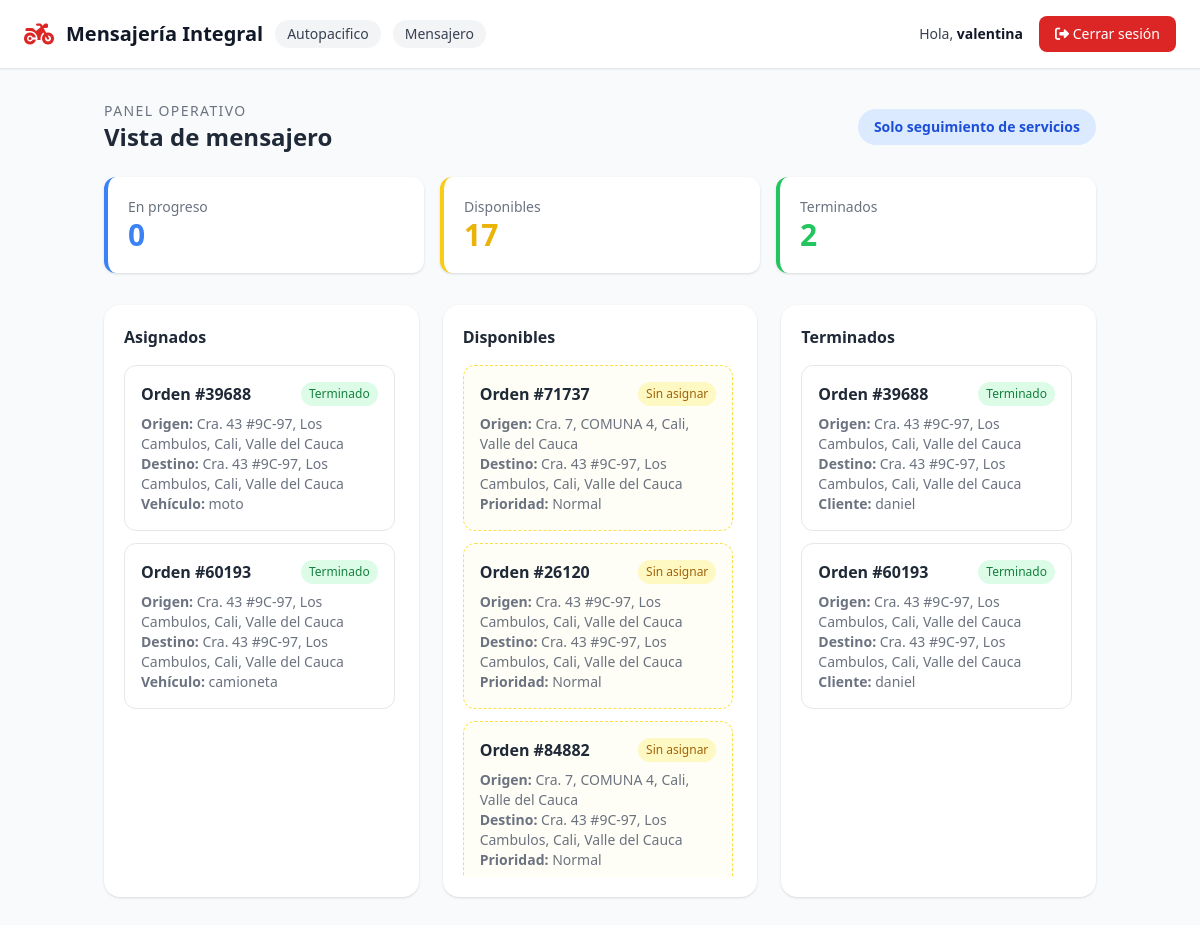
Page /mensajero/ (signed in) on the earlier database version.
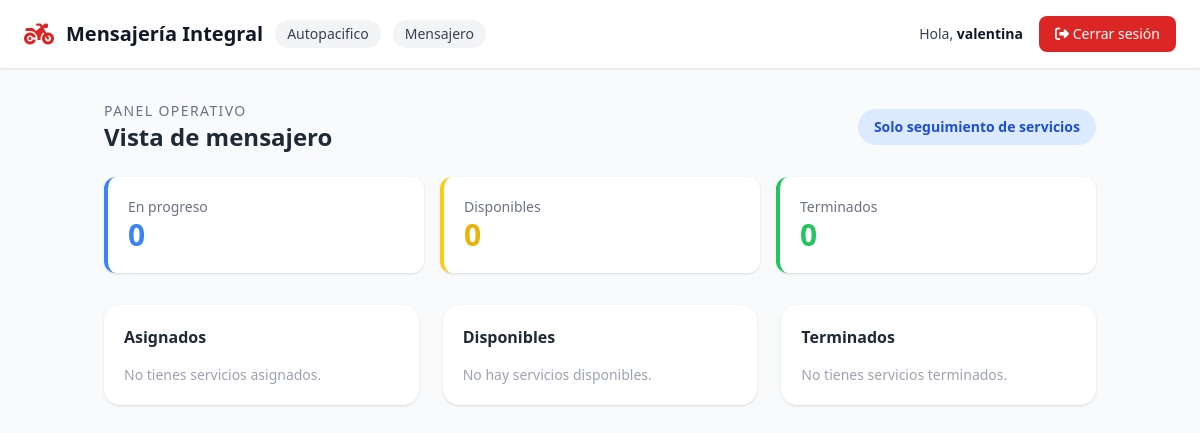
Same page on the later database version.
### servicios/models.py (models this page shows, shortened)
class Servicio(models.Model):
    ESTADO_CHOICES = [
        ('sin_asignar', 'Sin asignar'),
        ('en_progreso', 'En progreso'),
        ('terminado', 'Terminado'),
    ]
    PRIORIDAD_CHOICES = [
        ('normal', 'Normal'),
        ('alta', 'Alta'),
    ]
    empresa = models.ForeignKey(
        Empresa,
        on_delete=models.CASCADE,
        related_name='servicios',
        null=True,
        blank=True,
    )
    creado_por = models.ForeignKey(
        Usuario,
        on_delete=models.SET_NULL,
        null=True,
        blank=True,
        related_name='servicios_creados'
    )
    cliente = models.ForeignKey(
        Usuario,
        on_delete=models.CASCADE,
        related_name='servicios_cliente'
    )
    mensajero = models.ForeignKey(
        Usuario,
        on_delete=models.SET_NULL,
        null=True,
        blank=True,
        related_name='servicios_mensajero'
    )
    orden = models.CharField(max_length=20, unique=True, db_index=True)
    descripcion = models.TextField(blank=True)
    sede = models.CharField(max_length=100, blank=True)
    area = models.CharField(max_length=100, blank=True)
    nombre_solicitante = models.CharField(max_length=150, blank=True)
    telefono_solicitante = models.CharField(max_length=30, blank=True)
    ciudad_origen = models.CharField(max_length=100, blank=True)
    ciudad_destino = models.CharField(max_length=100, blank=True)
    origen = models.TextField()
    destino = models.TextField()
    fecha_entrega_deseada = models.DateField(null=True, blank=True)
    nombre_quien_recibe = models.CharField(max_length=150, blank=True)
    telefono_quien_recibe = models.CharField(max_length=30, blank=True)
    tipo_servicio = models.CharField(max_length=100, blank=True)
    tipo_pago = models.CharField(max_length=100, blank=True)
    descripcion_pago = models.TextField(blank=True)
    tipo_recorrido = models.CharField(max_length=100, blank=True)
    tipo_vehiculo = models.CharField(max_length=50)
    prioridad = models.CharField(max_length=10, choices=PRIORIDAD_CHOICES, default='normal')
    estado = models.CharField(max_length=20, choices=ESTADO_CHOICES, default='sin_asignar', db_index=True)
    fecha_creacion = models.DateTimeField(auto_now_add=True, db_index=True)
    origen_lat = models.DecimalField(max_digits=9, decimal_places=6, null=True, blank=True)
    origen_lng = models.DecimalField(max_digits=9, decimal_places=6, null=True, blank=True)
    destino_lat = models.DecimalField(max_digits=9, decimal_places=6, null=True, blank=True)
    destino_lng = models.DecimalField(max_digits=9, decimal_places=6, null=True, blank=True)
    mensajero_lat = models.DecimalField(max_digits=9, decimal_places=6, null=True, blank=True)
    mensajero_lng = models.DecimalField(max_digits=9, decimal_places=6, null=True, blank=True)
    mensajero_ubicacion_actualizada_en = models.DateTimeField(null=True, blank=True)
    def tiene_mapa(self):
        return any([
            self.origen_lat is not None and self.origen_lng is not None,
            self.destino_lat is not None and self.destino_lng is not None,
            self.mensajero_lat is not None and self.mensajero_lng is not None,
        ])
    class Meta:
        verbose_name = "Servicio"
        verbose_name_plural = "Servicios"

### usuarios/models.py (models this page shows, shortened)
class Usuario(AbstractUser):
    ROL_CHOICES = [
        ('coordinador', 'Coordinador'),
        ('cliente', 'Cliente'),
        ('mensajero', 'Mensajero'),
    ]
    rol = models.CharField(max_length=20, choices=ROL_CHOICES)
    telefono = models.CharField(max_length=20, blank=True)
    foto_perfil = models.ImageField(upload_to='perfiles/', blank=True, null=True)
    empresa = models.ForeignKey(
        Empresa,
        on_delete=models.SET_NULL,
        null=True,
        blank=True,
        related_name='usuarios'
    )
    class Meta:
        verbose_name = "Usuario"
        verbose_name_plural = "Usuarios"

### dashboard/views.py (the view)
# urls.py: path('mensajero/', views.mensajero_inicio, name='mensajero_inicio'),
@login_required
def mensajero_inicio(request):
    if request.user.rol != 'mensajero':
        return _redirigir_dashboard(request.user)
    servicios = _servicios_empresa(request.user)
    asignados = servicios.filter(mensajero=request.user)
    disponibles = servicios.filter(estado='sin_asignar')
    terminados = servicios.filter(mensajero=request.user, estado='terminado')
    context = {
        'asignados': asignados,
        'disponibles': disponibles,
        'terminados': terminados,
        'en_progreso': asignados.filter(estado='en_progreso').count(),
        'sin_asignar': disponibles.count(),
        'terminados_count': terminados.count(),
    }
    return render(request, 'dashboard/mensajero_inicio.html', context)

### dashboard/context_processors.py (called while the page is built)
def google_maps(request):
    return {
        'google_maps_api_key': getattr(settings, 'GOOGLE_MAPS_API_KEY', ''),
    }

### dashboard/templates/dashboard/mensajero_inicio.html (shortened to what the changed rows need)
{% extends 'dashboard/base.html' %}
{% load l10n %}
{% block content %}
<div class="flex justify-between items-center mb-6">
    <div>
        <h1 class="text-2xl font-bold text-gray-800">Vista de mensajero</h1>
    </div>
</div>
<div class="grid grid-cols-1 md:grid-cols-3 gap-4 mb-8">
    <div class="bg-white rounded-xl shadow p-5 border-l-4 border-yellow-400">
        <p class="text-gray-500 text-sm">Disponibles</p>
        <p class="text-3xl font-bold text-yellow-500">{{ sin_asignar }}</p>
    </div>
    <div class="bg-white rounded-xl shadow p-5 border-l-4 border-green-500">
        <p class="text-gray-500 text-sm">Terminados</p>
        <p class="text-3xl font-bold text-green-500">{{ terminados_count }}</p>
    </div>
</div>
<div class="grid grid-cols-1 lg:grid-cols-3 gap-6">
    <section class="bg-white rounded-2xl shadow p-5">
        <h2 class="font-bold text-gray-800 mb-4">Asignados</h2>
        <div class="space-y-3 max-h-[32rem] overflow-auto pr-1">
            {% for servicio in asignados %}
            <article class="border rounded-xl p-4">
                <div class="flex justify-between gap-3 mb-2">
                    <strong class="text-gray-800">Orden #{{ servicio.orden }}</strong>
                    <span class="text-xs px-2 py-1 rounded-full {% if servicio.estado == 'en_progreso' %}bg-blue-100 text-blue-700{% else %}bg-green-100 text-green-700{% endif %}">
                        {{ servicio.get_estado_display }}
                    </span>
                </div>
                <p class="text-sm text-gray-500"><strong>Origen:</strong> {{ servicio.origen }}</p>
                <p class="text-sm text-gray-500"><strong>Destino:</strong> {{ servicio.destino }}</p>
                <p class="text-sm text-gray-500"><strong>Vehículo:</strong> {{ servicio.tipo_vehiculo }}</p>
            </article>
            {% empty %}
            <p class="text-sm text-gray-400">No tienes servicios asignados.</p>
            {% endfor %}
        </div>
    </section>
    <section class="bg-white rounded-2xl shadow p-5">
        <h2 class="font-bold text-gray-800 mb-4">Disponibles</h2>
        <div class="space-y-3 max-h-[32rem] overflow-auto pr-1">
            {% for servicio in disponibles %}
            <article class="border rounded-xl p-4 border-dashed border-yellow-300 bg-yellow-50/40">
                <div class="flex justify-between gap-3 mb-2">
                    <strong class="text-gray-800">Orden #{{ servicio.orden }}</strong>
                    <span class="text-xs px-2 py-1 rounded-full bg-yellow-100 text-yellow-700">Sin asignar</span>
                </div>
                <p class="text-sm text-gray-500"><strong>Origen:</strong> {{ servicio.origen }}</p>
                <p class="text-sm text-gray-500"><strong>Destino:</strong> {{ servicio.destino }}</p>
                <p class="text-sm text-gray-500"><strong>Prioridad:</strong> {{ servicio.get_prioridad_display }}</p>
            </article>
            {% empty %}
            <p class="text-sm text-gray-400">No hay servicios disponibles.</p>
            {% endfor %}
        </div>
    </section>
    <section class="bg-white rounded-2xl shadow p-5">
        <h2 class="font-bold text-gray-800 mb-4">Terminados</h2>
        <div class="space-y-3 max-h-[32rem] overflow-auto pr-1">
            {% for servicio in terminados %}
            <article class="border rounded-xl p-4">
                <div class="flex justify-between gap-3 mb-2">
                    <strong class="text-gray-800">Orden #{{ servicio.orden }}</strong>
                    <span class="text-xs px-2 py-1 rounded-full bg-green-100 text-green-700">Terminado</span>
                </div>
                <p class="text-sm text-gray-500"><strong>Origen:</strong> {{ servicio.origen }}</p>
                <p class="text-sm text-gray-500"><strong>Destino:</strong> {{ servicio.destino }}</p>
                <p class="text-sm text-gray-500"><strong>Cliente:</strong> {{ servicio.cliente.get_full_name|default:servicio.cliente.username }}</p>
            </article>
            {% empty %}
            <p class="text-sm text-gray-400">No tienes servicios terminados.</p>
            {% endfor %}
        </div>
    </section>
</div>
{% endblock %}

Differences in the rows shown:
removed Servicio: orden "39688", estado "Terminado", origen "Cra. 43 #9C-97, Los Cambulos, Cali, Valle del Cauca", destino "Cra. 43 #9C-97, Los Cambulos, Cali, Valle del Cauca", tipo_vehiculo "moto", cliente.get_full_name "daniel"
removed Servicio: orden "60193", estado "Terminado", origen "Cra. 43 #9C-97, Los Cambulos, Cali, Valle del Cauca", destino "Cra. 43 #9C-97, Los Cambulos, Cali, Valle del Cauca", tipo_vehiculo "camioneta", cliente.get_full_name "daniel"
removed Servicio: orden "71737", origen "Cra. 7, COMUNA 4, Cali, Valle del Cauca", destino "Cra. 43 #9C-97, Los Cambulos, Cali, Valle del Cauca", prioridad "Normal", shown under "Disponibles"
removed Servicio: orden "26120", origen "Cra. 43 #9C-97, Los Cambulos, Cali, Valle del Cauca", destino "Cra. 43 #9C-97, Los Cambulos, Cali, Valle del Cauca", prioridad "Normal", shown under "Disponibles"
removed Servicio: orden "84882", origen "Cra. 7, COMUNA 4, Cali, Valle del Cauca", destino "Cra. 43 #9C-97, Los Cambulos, Cali, Valle del Cauca", prioridad "Normal", shown under "Disponibles"
Other differences:
{{ sin_asignar }}: "17" → "0"
{{ terminados_count }}: "2" → "0"
text now shown: "No tienes servicios asignados. No hay servicios disponibles. No tienes servicios terminados."
